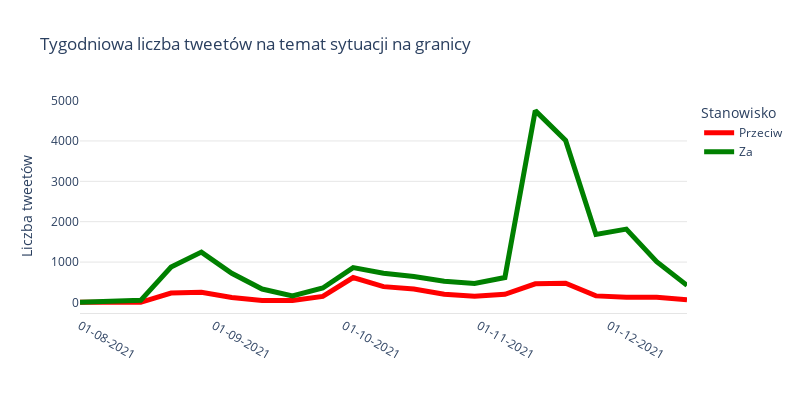

Here is the notebook cell this chart was saved with:
### Code cell
def plot_line(df: pd.DataFrame, title: str):
    df_copy = df.copy()
    df_copy.loc[df_copy['target'] == '-1', 'target'] = 'Przeciw'
    df_copy.loc[df_copy['target'] == '1', 'target'] = 'Za'

    fig = px.line(df_copy, x="created_at", y="count", color='target',
                  height=400, width=800, color_discrete_sequence=["red", "green"],
                  labels={
                      "created_at": '',
                      "count": "Liczba tweetów",
                      "target": "Stanowisko"
                  },
                  title=title
                )
    fig.update_traces(line=dict(color="red", width=5), selector=dict(name='Przeciw'))
    fig.update_traces(line=dict(color="green", width=5), selector=dict(name='Za'))
    fig.update_xaxes(
        tickformat="%d-%m-%Y",
        tickangle=30,
        showgrid=False,
        showline=True, linewidth=1, linecolor='rgba(0, 0, 0, 0.1)'
        )
    fig.update_yaxes(
        showgrid=True,
        gridcolor='rgba(0, 0, 0, 0.1)'
    )
    fig.update_layout({
        'legend_bgcolor': 'rgba(0, 0, 0, 0)',
        'plot_bgcolor': 'rgba(0, 0, 0, 0)',
    })
    fig.show()
    fig.write_image('../../data/charts/lines.png', format='png')

plot_line(weeks_extreme_pl, 'Tygodniowa liczba tweetów na temat sytuacji na granicy')

### Figure 1 — Plotly figure (JSON) as saved in the notebook; plotly's stock layout.template omitted (floating-point values rounded to 4 significant figures)
{"data": [{"hovertemplate": "Stanowisko=Przeciw<br>=%{x}<br>Liczba tweetów=%{y}<extra></extra>", "legendgroup": "Przeciw", "line": {"color": "red", "dash": "solid", "width": 5}, "marker": {"symbol": "circle"}, "mode": "lines", "name": "Przeciw", "orientation": "v", "showlegend": true, "type": "scatter", "x": ["2021-08-01T00:00:00", "2021-08-08T00:00:00", "2021-08-15T00:00:00", "2021-08-22T00:00:00", "2021-08-29T00:00:00", "2021-09-05T00:00:00", "2021-09-12T00:00:00", "2021-09-19T00:00:00", "2021-09-26T00:00:00", "2021-10-03T00:00:00", "2021-10-10T00:00:00", "2021-10-17T00:00:00", "2021-10-24T00:00:00", "2021-10-31T00:00:00", "2021-11-07T00:00:00", "2021-11-14T00:00:00", "2021-11-21T00:00:00", "2021-11-28T00:00:00", "2021-12-05T00:00:00", "2021-12-12T00:00:00", "2021-12-19T00:00:00"], "xaxis": "x", "y": [5, 9, 3, 234, 252, 121, 49, 47, 150, 616, 392, 332, 203, 157, 202, 462, 478, 163, 129, 129, 66], "yaxis": "y"}, {"hovertemplate": "Stanowisko=Za<br>=%{x}<br>Liczba tweetów=%{y}<extra></extra>", "legendgroup": "Za", "line": {"color": "green", "dash": "solid", "width": 5}, "marker": {"symbol": "circle"}, "mode": "lines", "name": "Za", "orientation": "v", "showlegend": true, "type": "scatter", "x": ["2021-08-01T00:00:00", "2021-08-08T00:00:00", "2021-08-15T00:00:00", "2021-08-22T00:00:00", "2021-08-29T00:00:00", "2021-09-05T00:00:00", "2021-09-12T00:00:00", "2021-09-19T00:00:00", "2021-09-26T00:00:00", "2021-10-03T00:00:00", "2021-10-10T00:00:00", "2021-10-17T00:00:00", "2021-10-24T00:00:00", "2021-10-31T00:00:00", "2021-11-07T00:00:00", "2021-11-14T00:00:00", "2021-11-21T00:00:00", "2021-11-28T00:00:00", "2021-12-05T00:00:00", "2021-12-12T00:00:00", "2021-12-19T00:00:00"], "xaxis": "x", "y": [6, 40, 52, 876, 1247, 723, 332, 162, 358, 862, 724, 642, 526, 471, 618, 4750, 4013, 1683, 1817, 1008, 423], "yaxis": "y"}], "layout": {"height": 400, "legend": {"bgcolor": "rgba(0, 0, 0, 0)", "title": {"text": "Stanowisko"}, "tracegroupgap": 0}, "plot_bgcolor": "rgba(0, 0, 0, 0)", "title": {"text": "Tygodniowa liczba tweetów na temat sytuacji na granicy"}, "width": 800, "xaxis": {"anchor": "y", "domain": [0, 1], "linecolor": "rgba(0, 0, 0, 0.1)", "linewidth": 1, "showgrid": false, "showline": true, "tickangle": 30, "tickformat": "%d-%m-%Y", "title": {"text": ""}}, "yaxis": {"anchor": "x", "domain": [0, 1], "gridcolor": "rgba(0, 0, 0, 0.1)", "showgrid": true, "title": {"text": "Liczba tweetów"}}}}
